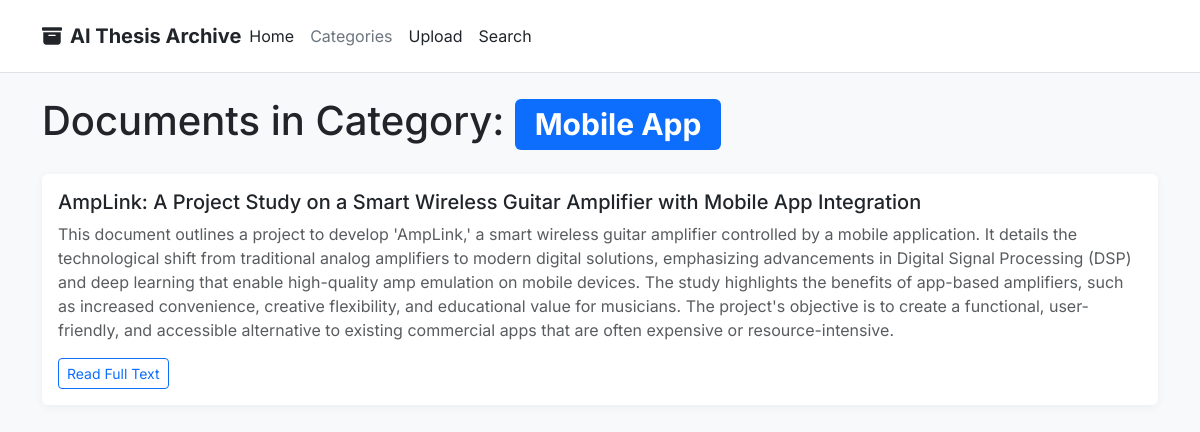
The page /category/Mobile App/ on the database its author committed.
### uploader/models.py (models this page shows, shortened)
class Tag(models.Model):
    name = models.CharField(max_length=100, unique=True)

class Document(models.Model):
    title = models.CharField(max_length=255, blank=True)
    uploaded_file = models.FileField(upload_to='documents/')
    extracted_text = models.TextField(blank=True)
    summary = models.TextField(blank=True)
    upload_date = models.DateTimeField(auto_now_add=True)
    tags = models.ManyToManyField(Tag, blank=True)

### uploader/views.py (the view)
# urls.py: path('category/<str:tag_name>/', views.category_detail, name='category_detail'),
def category_detail(request, tag_name):
    tag = get_object_or_404(Tag, name=tag_name)
    documents = Document.objects.filter(tags=tag)
    context = {
        'tag': tag,
        'documents': documents,
    }
    return render(request, 'uploader/category_detail.html', context)

### uploader/templates/uploader/category_detail.html (shortened to what this page needs)
<!DOCTYPE html>
<html lang="en">
<head>
    <link href="https://cdn.jsdelivr.net/npm/bootstrap@5.3.3/dist/css/bootstrap.min.css" rel="stylesheet">
    <link rel="stylesheet" href="https://cdn.jsdelivr.net/npm/bootstrap-icons@1.11.3/font/bootstrap-icons.min.css">
</head>
<body>
    <header class="p-3 mb-3 border-bottom bg-white">
        <div class="container">
            <div class="d-flex flex-wrap align-items-center justify-content-center justify-content-lg-start">
                <a href="{% url 'home' %}" class="d-flex align-items-center mb-2 mb-lg-0 text-dark text-decoration-none fs-5 fw-bold">
                    <i class="bi bi-archive-fill me-2"></i> AI Thesis Archive
                </a>
                <ul class="nav col-12 col-lg-auto me-lg-auto mb-2 justify-content-center mb-md-0">
                    <li><a href="{% url 'home' %}" class="nav-link px-2 link-dark">Home</a></li>
                    <li><a href="{% url 'category_list' %}" class="nav-link px-2 link-secondary">Categories</a></li>
                    <li><a href="{% url 'upload_document' %}" class="nav-link px-2 link-dark">Upload</a></li>
                    <li><a href="{% url 'search' %}" class="nav-link px-2 link-dark">Search</a></li>
                </ul>
            </div>
        </div>
    </header>
    <div class="container mt-4">
        <h1 class="mb-4">Documents in Category: <span class="badge bg-primary">{{ tag.name }}</span></h1>
        {% for document in documents %}
            <div class="card mb-3">
                <div class="card-body">
                    <h5 class="card-title">{{ document.title }}</h5>
                    <p class="card-text text-muted">{{ document.summary }}</p>
                    <a href="{% url 'document_detail' pk=document.pk %}" class="btn btn-outline-primary btn-sm">Read Full Text</a>
                </div>
            </div>
        {% empty %}
            <div class="alert alert-warning">No documents found in this category.</div>
        {% endfor %}
    </div>
</body>
</html>

### uploader/templates/uploader/category_detail.html (style rules this page uses)
body { font-family: 'Inter', sans-serif; background-color: #f8f9fa; }
.card { box-shadow: 0 2px 10px rgba(0,0,0,0.05); border: none; }

### rows shown on the page
Tag: name "Mobile App"
Document: title "AmpLink: A Project Study on a Smart Wireless Guitar Amplifier with Mobile App Integration", summary "This document outlines a project to develop 'AmpLink,' a smart wireless guitar amplifier controlled by a mobile application. It details the technological shift from traditional analog amplifiers to modern digital solutions, emphasizing advancements in Digital Signal Processing (DSP) and deep learning that enable high-quality amp emulation on mobile devices. The study highlights the benefits of app-based amplifiers, such as increased convenience, creative flexibility, and educational value for musicians. The project's objective is to create a functional, user-friendly, and accessible alternative to existing commercial apps that are often expensive or resource-intensive."
